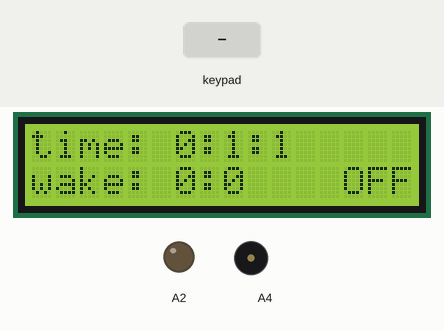
Bench run of a sketch on a simulated Arduino Uno, built with avr-gcc and run on an emulated ATmega328P. On the bench: 16×2 character LCD, output pins drawn as LEDs (lit = HIGH), buzzer (waves = sounding). Inputs (shaded band) come from the test bench.

Above: at 1.2 s.
1.3 s: key 'N' pressed
At 2.6 s:
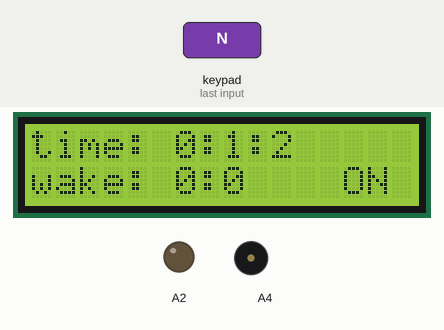
4.3 s: key 'm' pressed
At 5.8 s:
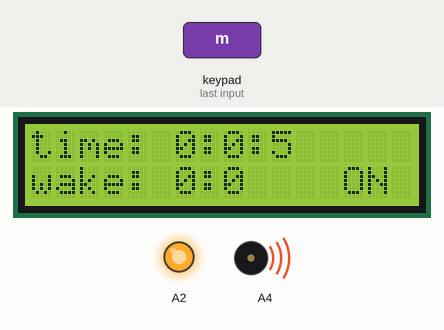
Timing chart, 0 to 7.3 s (numbered marks = the images above; inputs shaded):
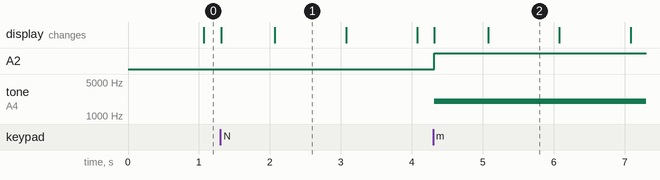

The sketch:

_1.ino
```cpp
#include <Keypad.h>
#include <LiquidCrystal.h>
LiquidCrystal lcd(13, 12, 11, 10, 9, 8);
unsigned long timer;
int hours = 0;
int minutes = 1;
int seconds = 0;
int hourAlarm = 0;
int minuteAlarm = 0;
char key;
char k = 'F';
int a;
const byte ROWS = 4;
const byte COLS = 4;
char keys[ROWS][COLS] = {
  {'1','2','3','h'},
  {'4','5','6','m'},
  {'7','8','9','H'},
  {'N','0','F','M'}
};
byte rowPins[ROWS] = {7,6,5,4};
byte colPins[COLS] = {3,2,1,0};
Keypad keypad = Keypad( makeKeymap(keys), rowPins, colPins, ROWS, COLS);

void setup()
{
  lcd.begin(16,2);
  timer = millis();
}

void loop()
{
  key = keypad.getKey();
  switch(key)
  {
  case '0' ... '9':
    a = a * 10 + (key - '0');
    break;

  case 'h':
    a = ( a > 24 ? hours : a );
    hours = a;
    a = 0;
    break;

   case 'm':
    a = ( a > 60 ? minutes : a );
    minutes = a;
    a = 0;
    break;

   case 'H':
    a = ( a > 24 ? hourAlarm : a );
    hourAlarm = a;
    a = 0;
    break;

   case 'M':
    a = ( a > 60 ? minuteAlarm : a );
    minuteAlarm = a;
    a = 0;
    break;

   case 'N':
    k = 'N';
    break;

   case 'F':
    k = 'F';
    break;
  }

  lcd.setCursor(0,0);
  lcd.print("time: ");
  lcd.print(hours);
  lcd.print(":");
  lcd.print(int(minutes));
  lcd.print(":");
  lcd.print(seconds);
  lcd.setCursor(0,1);
  lcd.print("wake: ");
  lcd.print(hourAlarm);
  lcd.print(":");
  lcd.print(minuteAlarm);
  lcd.setCursor(13,1);

  if(k == 'F')
    lcd.print("OFF");

  if(k == 'N')
    lcd.print("ON ");

  if (millis() - timer > 1000)
  {
    timer = millis();
    seconds ++;
  }

  if(seconds == 60)
  {
    seconds = 0;
    minutes ++;
    lcd.setCursor(11,0);
    lcd.print(' ');
  }

  if(minutes == 60)
  {
    minutes = 0;
    seconds = 0;
    hours++;
    lcd.setCursor(9,0);
    lcd.print(':');
  }

  if(hours == 24)
  {
    hours = 0;
    minutes = 0;
    seconds = 0;
    lcd.setCursor(7,0);
    lcd.print(':');
    lcd.setCursor(12,0);
    lcd.print(' ');
  }

  if(minutes == minuteAlarm && hours == hourAlarm && k == 'N')
  {
     tone(A4,2000);
     analogWrite(A2, 255);
  }

  if(k == 'F')
  {
    noTone(A4);
    analogWrite(A2, 0);
  }
}
```

Measured:
- after the input at 1.3 s, the display: first changes at once (image 1 shows a later state)
- after the input at 4.3 s, A2: LOW → HIGH at once; tone on A4: silent → 2000 Hz at once
- what the display in image 1 shows lasts 1.0 s, from 2.1 s to 3.1 s
